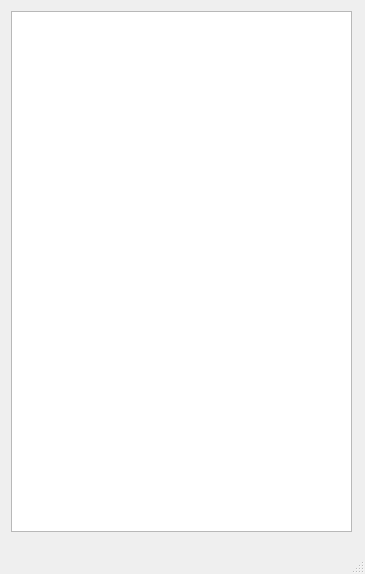
<?xml version="1.0" encoding="UTF-8"?>
<ui version="4.0">
 <class>FriendWindow</class>
 <widget class="QMainWindow" name="FriendWindow">
  <property name="geometry">
   <rect>
    <x>0</x>
    <y>0</y>
    <width>365</width>
    <height>574</height>
   </rect>
  </property>
  <property name="windowTitle">
   <string>MainWindow</string>
  </property>
  <widget class="QWidget" name="centralwidget">
   <widget class="QListWidget" name="listWidget_friend">
    <property name="geometry">
     <rect>
      <x>11</x>
      <y>11</y>
      <width>341</width>
      <height>521</height>
     </rect>
    </property>
   </widget>
  </widget>
  <widget class="QMenuBar" name="menubar">
   <property name="geometry">
    <rect>
     <x>0</x>
     <y>0</y>
     <width>365</width>
     <height>26</height>
    </rect>
   </property>
  </widget>
  <widget class="QStatusBar" name="statusbar"/>
 </widget>
 <resources/>
 <connections/>
</ui>
